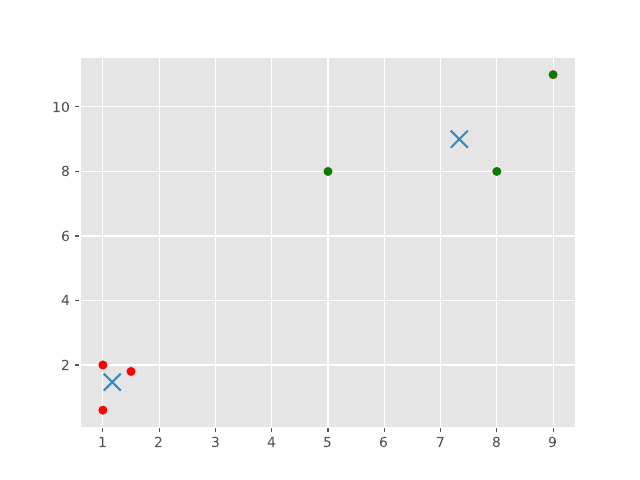

The script that saved this image:
#Importing Numpy, matplotlib and sklearn libraries

import numpy as np
import matplotlib.pyplot as plt

from matplotlib import style
style.use("ggplot")

#Que tipo de machine learning usaremos
from sklearn.cluster import KMeans

#Preprocesamiento
x = [1,5,1.5,8,1,9]
y = [2,8,1.8,8,0.6,11]

print(len(x))
print(len(y))

plt.scatter(x,y)
#plt.show()

#Like we did before, convertir nuestra data to a NumPy array
X = np.array([[1,2], [5,8], [1.5,1.8], [8,8], [1,0.6], [9,11]])

#Initialize the k-means algorithm
kmeans = KMeans(n_clusters=2)
kmeans.fit(X)

# #Getting the values of centroids and labels based on the fitment

centroids = kmeans.cluster_centers_
labels = kmeans.labels_

print(centroids)
print(labels)
print('************************')
print(type(centroids))
print(type(labels))

# #Plotting and visualization of output

colors = ["g.","r.","c.","y."]

for i in range(len(X)):
    print('coordinate:', X[i], 'label: ', labels[i])
    plt.plot(X[i][0], X[i][1], colors[labels[i]], markersize = 10)

plt.scatter(centroids[:, 0], centroids[:,1], marker = "x", s=150, linewidths = 5, zorder = 10)

#plt.show()
plt.savefig("kmeans.pdf")
